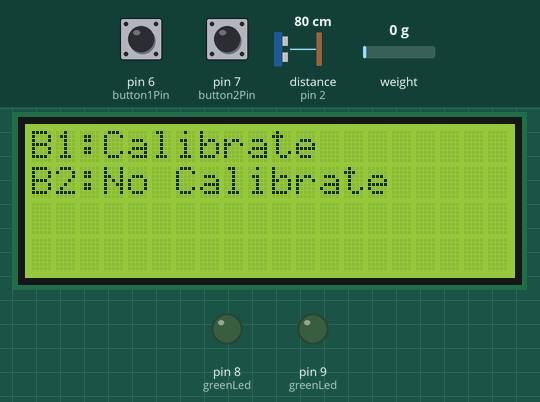
Recording of a sketch running on a simulated Arduino Uno, built with avr-gcc and run on an emulated ATmega328P. Parts: 20×4 character LCD, output pins drawn as LEDs (lit = HIGH). The inputs (shaded band) are chosen by the test bench; at power-on: pin 7 (button2Pin) LOW, pin 6 (button1Pin) LOW, distance to the obstacle (sensor on pin 2) 80 cm, weight on the scale 0 g. The echo pulse lasts 58.3 µs per cm; pins used as bus, display or sensor lines are not drawn; what the sketch prints to the serial monitor is not drawn.

Above: at 2.9 s.
3.0 s: pin 7 (button2Pin) pulled HIGH for 0.15 s
At 3.3 s:
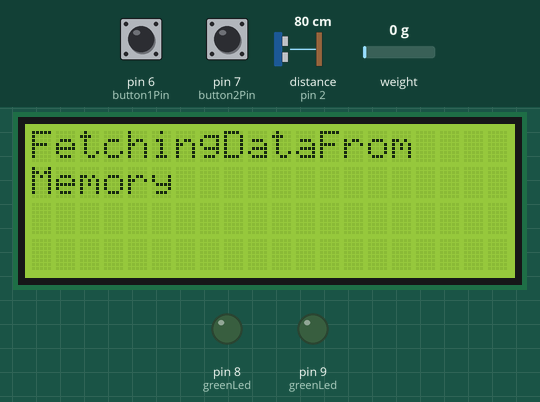
At 5.5 s:
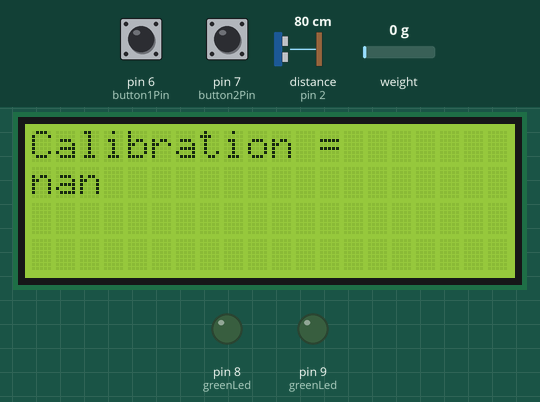
6.1 s: pin 6 (button1Pin) pulled HIGH for 3.2 s
At 10.5 s:
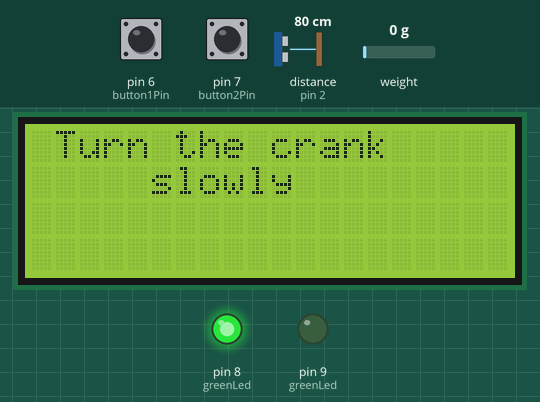
Timing chart, 0 to 12.0 s (numbered marks = the images above; inputs shaded):
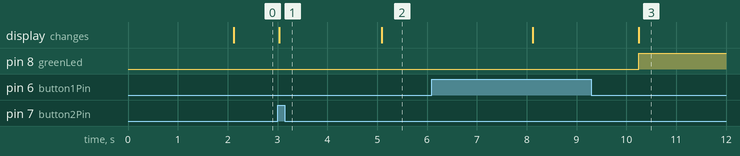

The sketch:

customLoad_LCD_2.0.ino
```cpp
#include "HX711.h"
#include <EEPROM.h>
#include <LiquidCrystal_I2C.h>

#define echoPin 2
#define trigPin 3

const int LOADCELL_DATA_PIN = 4;
const int LOADCELL_CLOCK_PIN = 5;

const int button1Pin = 6; // Button 1
const int button2Pin = 7; // Button 2

HX711 scale;


double knownVal = 1000; // known weight value used for calibration.
double tare = -28.77; // variable carries tare value for claibration
double duration; // variable for the duration of sound wave travel
double distance; // variable for the distance measurement
double rollDistance = 0; // variable used to find rolling average of distance
double rollLoad = 0; // variable used to find rolling average of load
double weight = 0.5; // weight used for rollLoad and rollDistance calculations.
double load; // variable carries running weight in grams
int calibrate = 0; // variable will hod 1 if user wants to calibrate, 0 if not.
double calibration = -0.1; // variable holds the running calibration value.
double tempLoad = 0; // variable will hold largest load value.
int button1State = 0; // variable will hold 1 if button 1 is pressed
int button2State = 0; // variable will hold 1 if button 2 is pressed

LiquidCrystal_I2C lcd(0x27, 20, 4);


void setup() {
  Serial.begin(9600);
  wantCalibration();
  pinMode(trigPin, OUTPUT);
  pinMode(echoPin, INPUT);
  scale.begin(LOADCELL_DATA_PIN, LOADCELL_CLOCK_PIN);

  digitalWrite(trigPin, LOW);
  delayMicroseconds(2);

  // Sets the trigPin HIGH (ACTIVE) for 10 microseconds
  digitalWrite(trigPin, HIGH);
  delayMicroseconds(10);
  digitalWrite(trigPin, LOW);

  // Reads the echoPin, returns the sound wave travel time in microseconds
  duration = pulseIn(echoPin, HIGH);

  // Calculating the distance
  rollDistance = duration * 0.034 / 2.0; // Speed of sound wave divided by 2 (go and back)


  // If user wants to calibrate run this block.
  if (calibrate == 1) {

    lcd.backlight();
    lcd.setCursor(0, 0);
    lcd.print("GettingTareValue");
    lcd.setCursor(0, 1);
    lcd.print("                ");
    delay(1000);

    tare = scale.read_average(20) / 100;

    lcd.backlight();
    lcd.setCursor(0, 0);
    lcd.print("Put 1kg on load cell");
    lcd.setCursor(0, 1);
    lcd.print("Then push button");
    int tempPress;
    tempPress =  buttonPress();

    load = (scale.read_average(20) / 100) - tare;

    calibration = load / knownVal;

    lcd.backlight();
    lcd.setCursor(0, 0);
    lcd.print("  Remove Weight ");
    lcd.setCursor(0, 1);
    lcd.print("Then push button");
    tempPress = buttonPress();

    lcd.setCursor(0, 0);
    lcd.print("                ");
    lcd.setCursor(0, 0);
    lcd.print("Calibration = ");
    lcd.setCursor(0, 1);
    lcd.print("                ");
    lcd.setCursor(0, 1);
    lcd.print(calibration);
    EEPROM.put(0, calibration);
    delay(1000);
    delay(1000);
    delay(1000);
    lcd.setCursor(0, 0);
    lcd.print("PutSampleInClamp");
    lcd.setCursor(0, 1);
    lcd.print("Press any button");
    tempPress = buttonPress();

    tare = scale.read_average(20) / 100;
  }
  // If user doesn't want to calibrate run this block.
  else {
    lcd.backlight();
    lcd.setCursor(0, 0);
    lcd.print("FetchingDataFrom");
    lcd.setCursor(0, 1);
    lcd.print("Memory          ");
    delay(1000);
    delay(1000);
    calibration = EEPROM.get(0, calibration);
    lcd.setCursor(0, 0);
    lcd.print("                ");
    lcd.setCursor(0, 0);
    lcd.print("Calibration =   ");
    lcd.setCursor(0, 1);
    lcd.print("                ");
    lcd.setCursor(0, 1);
    lcd.print(calibration);
    delay(1000);
    delay(1000);
    delay(1000);
    lcd.setCursor(0, 0);
    lcd.print("PutSampleInClamp");
    lcd.setCursor(0, 1);
    lcd.print("Press any button");
    int tempPress;
    tempPress = buttonPress();

    tare = scale.read_average(20) / 100;

  }
  rollLoad = ((scale.get_value() / 100) - tare) / calibration;

}

void loop() {
  // Check if calibration failed.
  if (checkCalibration() == false) {
    lcd.backlight();
    lcd.setCursor(0, 0);
    lcd.print("Calibration Fail");
    lcd.setCursor(0, 1);
    lcd.print("RunProgramAgain");
    redLed();
  }
  // If calibration is successful check for break.
  else {
    if (checkBreak() == false) {
      lcd.backlight();
      lcd.setCursor(0, 0);
      lcd.print(" Turn the crank ");
      lcd.setCursor(0, 1);
      lcd.print("     slowly      ");
      greenLed();
    }
    else {
      lcd.backlight();
      lcd.setCursor(0, 0);
      lcd.print(" Break Occurred ");
      lcd.setCursor(0, 1);
      lcd.print("      Stop      ");
      redLed();
    }
  }

  load = ((scale.get_value() / 100) - tare) / calibration;

  if ( load > tempLoad) {
    tempLoad = load;
  }

  double tempD;
  distance = 0;
  for (int i = 0; i < 10; i++) {
    digitalWrite(trigPin, LOW);
    delayMicroseconds(2);

    digitalWrite(trigPin, HIGH);
    delayMicroseconds(10);
    digitalWrite(trigPin, LOW);

    duration = pulseIn(echoPin, HIGH);

    tempD = duration * 0.034 / 2.0;
    distance = distance + tempD;
  }
  distance =  distance / 10;

  if (distance > rollDistance) {
    rollDistance = ((1.0 - weight) * rollDistance) + (weight * distance);
    rollLoad = ((1.0 - weight) * rollLoad) + (weight * load);

    Serial.print(rollLoad);
    Serial.print('\t');

    Serial.print(rollDistance);
    Serial.print('\t');

    Serial.println(tempLoad);

  }
}

// Function checks if user wants to calibrate
void wantCalibration() {
  lcd.init();
  lcd.backlight();
  lcd.setCursor(0, 0);
  lcd.print("Always Calibrate");
  lcd.setCursor(0, 1);
  lcd.print("On First Startup");
  delay(1000);
  delay(1000);
  lcd.setCursor(0, 0);
  lcd.print("B1:Calibrate    ");
  lcd.setCursor(0, 1);
  lcd.print("B2:No Calibrate ");
  int push = 0;
  push = buttonPress();

  // If user presses button 1, Calibrate is 1. If user presses button 2 , Calibrate is 0.
  if (push == 1) {
    calibrate = 1;
  }
  else {
    calibrate = 0;
  }
}

// Function checks if calibration was successsful.
bool checkCalibration() {
  if (calibration != 0) {
    return true;
  }
  else {
    return false;
  }
}

//Function checks if material broke.
bool checkBreak() {
  if (load < (0.25 * tempLoad)) {
    return true;
  }
  else {
    return false;
  }
}

// Function waits for user to either press button 1 or button 2.
int buttonPress() {
  while (button1State == 0 && button2State == 0) {
    button1State = digitalRead(button1Pin);
    button2State = digitalRead(button2Pin);
    if (button1State == HIGH) {
      button1State = 0;
      button2State = 0;
      return 1;
    }
    if (button2State == HIGH) {
      button1State = 0;
      button2State = 0;
      return 2;
    }
  }
}

// Function turns on Green LED and Turns off Red LED
void greenLed() {
  pinMode(8, OUTPUT);
  pinMode(9, OUTPUT);
  digitalWrite(8, HIGH);
  digitalWrite(9, LOW);
}

// Function turns on REd LED and Turns off Green LED
void redLed() {
  pinMode(8, OUTPUT);
  pinMode(9, OUTPUT);
  digitalWrite(9, HIGH);
  digitalWrite(8, LOW);
}
```

Measured:
- after the input at 3.0 s, the display: changes at once (image 1)
- after the input at 6.1 s, pin 8 (greenLed): LOW → HIGH after 4.2 s; the display: first differs from a run without the input after 4.2 s (image 3)
